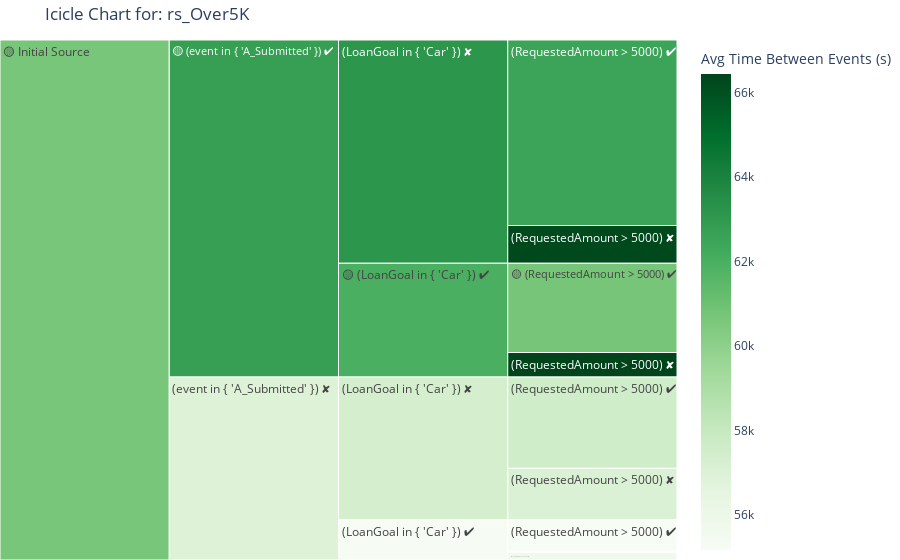

Notebook code for this chart:
### Code cell
icicle('rs_Over5K', log_view, metric='avg_time_between_events', details=False)

### Figure 1 — Plotly figure (JSON) as saved in the notebook; plotly's stock layout.template omitted (floating-point values rounded to 4 significant figures)
{"data": [{"branchvalues": "total", "customdata": [["5,409", "0d 16h 52m", 60740.0], ["1,486", "0d 18h 27m", 66440.0], ["11,241", "0d 17h 21m", 62510.0], ["2,287", "0d 18h 24m", 66280.0], ["1,966", "0d 15h 19m", 55170.0], ["467", "0d 15h 28m", 55720.0], ["5,534", "0d 15h 59m", 57560.0], ["3,119", "0d 15h 50m", 57020.0], ["(?)", "(?)", 61970.0], ["(?)", "(?)", 63140.0], ["(?)", "(?)", 55270.0], ["(?)", "(?)", 57370.0], ["(?)", "(?)", 62750.0], ["(?)", "(?)", 56910.0], ["(?)", "(?)", 60690.0]], "domain": {"x": [0, 1], "y": [0, 1]}, "hoverinfo": "skip", "ids": ["🟡 Initial Source/🟡 (event in { 'A_Submitted' }) ✔/🟡 (LoanGoal in { 'Car' }) ✔/🟡 (RequestedAmount > 5000) ✔", "🟡 Initial Source/🟡 (event in { 'A_Submitted' }) ✔/🟡 (LoanGoal in { 'Car' }) ✔/(RequestedAmount > 5000) ✘", "🟡 Initial Source/🟡 (event in { 'A_Submitted' }) ✔/(LoanGoal in { 'Car' }) ✘/(RequestedAmount > 5000) ✔", "🟡 Initial Source/🟡 (event in { 'A_Submitted' }) ✔/(LoanGoal in { 'Car' }) ✘/(RequestedAmount > 5000) ✘", "🟡 Initial Source/(event in { 'A_Submitted' }) ✘/(LoanGoal in { 'Car' }) ✔/(RequestedAmount > 5000) ✔", "🟡 Initial Source/(event in { 'A_Submitted' }) ✘/(LoanGoal in { 'Car' }) ✔/(RequestedAmount > 5000) ✘", "🟡 Initial Source/(event in { 'A_Submitted' }) ✘/(LoanGoal in { 'Car' }) ✘/(RequestedAmount > 5000) ✔", "🟡 Initial Source/(event in { 'A_Submitted' }) ✘/(LoanGoal in { 'Car' }) ✘/(RequestedAmount > 5000) ✘", "🟡 Initial Source/🟡 (event in { 'A_Submitted' }) ✔/🟡 (LoanGoal in { 'Car' }) ✔", "🟡 Initial Source/🟡 (event in { 'A_Submitted' }) ✔/(LoanGoal in { 'Car' }) ✘", "🟡 Initial Source/(event in { 'A_Submitted' }) ✘/(LoanGoal in { 'Car' }) ✔", "🟡 Initial Source/(event in { 'A_Submitted' }) ✘/(LoanGoal in { 'Car' }) ✘", "🟡 Initial Source/🟡 (event in { 'A_Submitted' }) ✔", "🟡 Initial Source/(event in { 'A_Submitted' }) ✘", "🟡 Initial Source"], "labels": ["🟡 (RequestedAmount > 5000) ✔", "(RequestedAmount > 5000) ✘", "(RequestedAmount > 5000) ✔", "(RequestedAmount > 5000) ✘", "(RequestedAmount > 5000) ✔", "(RequestedAmount > 5000) ✘", "(RequestedAmount > 5000) ✔", "(RequestedAmount > 5000) ✘", "🟡 (LoanGoal in { 'Car' }) ✔", "(LoanGoal in { 'Car' }) ✘", "(LoanGoal in { 'Car' }) ✔", "(LoanGoal in { 'Car' }) ✘", "🟡 (event in { 'A_Submitted' }) ✔", "(event in { 'A_Submitted' }) ✘", "🟡 Initial Source"], "marker": {"coloraxis": "coloraxis", "colors": [60740.0, 66440.0, 62510.0, 66280.0, 55170.0, 55720.0, 57560.0, 57020.0, 61970.0, 63140.0, 55270.0, 57370.0, 62750.0, 56910.0, 60690.0]}, "name": "", "parents": ["🟡 Initial Source/🟡 (event in { 'A_Submitted' }) ✔/🟡 (LoanGoal in { 'Car' }) ✔", "🟡 Initial Source/🟡 (event in { 'A_Submitted' }) ✔/🟡 (LoanGoal in { 'Car' }) ✔", "🟡 Initial Source/🟡 (event in { 'A_Submitted' }) ✔/(LoanGoal in { 'Car' }) ✘", "🟡 Initial Source/🟡 (event in { 'A_Submitted' }) ✔/(LoanGoal in { 'Car' }) ✘", "🟡 Initial Source/(event in { 'A_Submitted' }) ✘/(LoanGoal in { 'Car' }) ✔", "🟡 Initial Source/(event in { 'A_Submitted' }) ✘/(LoanGoal in { 'Car' }) ✔", "🟡 Initial Source/(event in { 'A_Submitted' }) ✘/(LoanGoal in { 'Car' }) ✘", "🟡 Initial Source/(event in { 'A_Submitted' }) ✘/(LoanGoal in { 'Car' }) ✘", "🟡 Initial Source/🟡 (event in { 'A_Submitted' }) ✔", "🟡 Initial Source/🟡 (event in { 'A_Submitted' }) ✔", "🟡 Initial Source/(event in { 'A_Submitted' }) ✘", "🟡 Initial Source/(event in { 'A_Submitted' }) ✘", "🟡 Initial Source", "🟡 Initial Source", ""], "type": "icicle", "values": [5409.0, 1486.0, 11240.0, 2287.0, 1966.0, 467.0, 5534.0, 3119.0, 6895.0, 13530.0, 2433.0, 8653.0, 20420.0, 11090.0, 31510.0]}], "layout": {"coloraxis": {"colorbar": {"title": {"text": "Avg Time Between Events (s)"}}, "colorscale": [[0, "rgb(247,252,245)"], [0.125, "rgb(229,245,224)"], [0.25, "rgb(199,233,192)"], [0.375, "rgb(161,217,155)"], [0.5, "rgb(116,196,118)"], [0.625, "rgb(65,171,93)"], [0.75, "rgb(35,139,69)"], [0.875, "rgb(0,109,44)"], [1, "rgb(0,68,27)"]]}, "legend": {"tracegroupgap": 0}, "margin": {"b": 0, "l": 0, "r": 0, "t": 40}, "title": {"text": "Icicle Chart for: rs_Over5K"}}}
